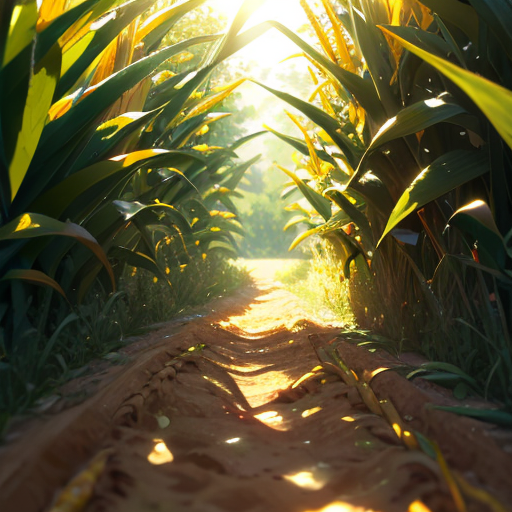
#> input picture _parked/video/bg_cornfield.png, 512 x 512 px
$ python -i traj.py   (imports and definitions only)
#> lines starting #> are read from the running program, lines starting #| are printed output that depends on the picture
### core/quality.py
#!/usr/bin/env python
# -*- coding: utf-8 -*-
"""动作连贯性体检（不依赖 GPU）

一条视频算三组指标：
  1) 运动量   diff_mean        —— 相邻帧平均差（0-255）。<1 基本是静止图
  2) 流畅度   diff_cv / max_jerk —— 差分波动系数 / 突变尖峰。尖峰=跳帧/闪切
  3) 稳定度   duplicate / color_drift / flicker —— 重复帧、色彩漂移、整体闪烁

verdict: COHERENT / NEEDS_WORK
"""
import json
import os
import shutil
import subprocess
import tempfile

import numpy as np
from PIL import Image

_FF_CANDIDATES = [
    os.environ.get("FFMPEG", ""),
    r"E:/LosslessCut/resources/ffmpeg.exe",
    r"C:/ffmpeg/bin/ffmpeg.exe",
]
_PB_CANDIDATES = [
    os.environ.get("FFPROBE", ""),
    r"E:/LosslessCut/resources/ffprobe.exe",
    r"C:/ffmpeg/bin/ffprobe.exe",
]


def _tool(cands, name):
#> called with name = 'ffmpeg'
    for c in cands:
        if c and os.path.isfile(c):
            return c
    found = shutil.which(name)
    if found:
        return found
    raise FileNotFoundError(f"找不到 {name}，请把 FFMPEG/FFPROBE 环境变量指到可执行文件")


FFMPEG = _tool(_FF_CANDIDATES, "ffmpeg")
FFPROBE = _tool(_PB_CANDIDATES, "ffprobe")


# [111 lines left out: functions probe, decode, coherence, not called in this run]


# [5 lines that do not run on import are left out]

### core/traj.py
#!/usr/bin/env python
# -*- coding: utf-8 -*-
"""轨迹驱动（`core/traj.py`）—— 把现成片子里的运动抽成事件，用它们驱动立绘木偶。

两段式，各管一件事：

    extract()  现成视频/GIF/帧序列 ──► traj.json
               每帧：主体质心 / 面积 / 主轴角 / 在画面左还是右 / 速度
               事件：面积局部峰（一次"出手"就是一个事件），带强度

    apply()    traj.json + 一张立绘 ──► 木偶成片
               事件通过冲量曲线转成形变参数（抬臂 / 倾斜 / 挤压 / 前倾），
               可选叠冲击线与递减抖动；出片后自动跑 quality.coherence

提取两种口径：
    motion（默认，通用）  帧差前景 vs 时间中位帧 → 最大团块。任何主体都能用（拳/走/跳/挥手）。
    skin（肤色 prior）    复刻“蓝色大肥鱼”那支的做法：肤色出现率 >40% 的像素算静态肤色（脸/手背），
                          只在少数帧才变肤色的团块才是挥动的手。

依赖：numpy + PIL（apply 全流程）；extract 只多要 ffmpeg（复用 core.quality.FFMPEG 的探测）。
命令行：
    python -m core.traj extract <视频|帧目录> --out traj.json [--fps 10] [--start 0] [--dur 5] [--mode motion|skin]
    python -m core.traj apply --sprite hero.png --traj traj.json --out out.mp4
"""
import argparse
import json
import math
import os
import subprocess
import tempfile

import numpy as np
from PIL import Image, ImageDraw, ImageFilter

from . import quality

# ------------------------------------------------------------------ 小工具


# [7 lines left out: function _rgb, not called in this run]


def load_frames(src, fps=10.0, start=0.0, dur=None):
    """视频 → 帧列表；也可以直接给一帧目录（png/jpg，按文件名排序）。"""
    if os.path.isdir(src):
        names = sorted(n for n in os.listdir(src) if n.lower().endswith((".png", ".jpg", ".jpeg")))
        if not names:
            raise SystemExit(f"{src} 里没有帧图")
        frames = [_rgb(os.path.join(src, n)) for n in names]
        # 目录里常混着调试图/接触表：只保留出现最多的那个尺寸（帧序列），其余当噪声丢掉
        sizes = {}
        for f in frames:
            sizes[f.shape] = sizes.get(f.shape, 0) + 1
        keep = max(sizes, key=sizes.get)
        if len(sizes) > 1:
            print(f"[traj] 混入 {len(frames) - sizes[keep]} 张非帧图（尺寸不一），已跳过")
        return [f for f in frames if f.shape == keep], float(fps)

    tmp = tempfile.mkdtemp(prefix="nftraj_")
    cmd = [quality.FFMPEG, "-v", "error", "-y"]
    if start:
        cmd += ["-ss", str(start)]
    if dur:
        cmd += ["-t", str(dur)]
    cmd += ["-i", src, "-vf", f"fps={fps}", os.path.join(tmp, "s_%05d.png")]
    subprocess.run(cmd, check=True)
    names = sorted(n for n in os.listdir(tmp) if n.endswith(".png"))
    if not names:
        raise SystemExit(f"抽不到帧：{src}")
    return [_rgb(os.path.join(tmp, n)) for n in names], float(fps)


# [13 lines left out: function _hsv, not called in this run]


def skin_mask(rgb):
    h, s, v = _hsv(rgb)
    return ((h > 3) & (h < 34) & (s > 25) & (s < 155) & (v > 135))


# [69 lines left out: functions motion_mask, _dilate, _open, _close, _blobs, not called in this run]


# ------------------------------------------------------------------ extract


def extract(src, out=None, fps=10.0, start=0.0, dur=None, mode="motion", min_area_pct=0.3):
    """抽轨迹 → dict（并（可选）落盘为 json）。"""
    frames, fps = load_frames(src, fps=fps, start=start, dur=dur)
    n = len(frames)
    H, W = frames[0].shape[:2]
    min_area = max(120, int(W * H * min_area_pct / 100.0))

    if mode == "skin":
        masks = [skin_mask(f) for f in frames]
        freq = np.mean(np.stack(masks, 0), axis=0)
        static = _dilate(freq > 0.40, 7)
        moved = [m & ~static for m in masks]     # 只在少数帧才肤色的 = 挥动的手
        moved = [_close(_open(m, 3), 9) for m in moved]
    elif mode == "motion":
        moved = [np.logical_and(m, np.ones_like(m)) for m in motion_mask(frames)]
        moved = [_dilate(m, 5) for m in moved]
    else:
        raise SystemExit(f"未知 mode：{mode}（可选 motion / skin）")

    recs = []
    for i, m in enumerate(moved):
        blobs = _blobs(m, min_area)
        rec = {"i": i, "t": round(i / fps, 3), "detected": bool(blobs)}
        if blobs:
            area, cx, cy, bbox, ang = blobs[0]
            rec.update({"area_pct": round(100.0 * area / (W * H), 2),
                        "centroid": [round(cx / W, 4), round(cy / H, 4)],
                        "bbox": list(bbox), "angle_deg": round(ang, 1),
                        "side": "R" if cx > W / 2 else "L"})
        else:
            rec.update({"area_pct": 0.0, "centroid": None, "bbox": None,
                        "angle_deg": None, "side": None})
        recs.append(rec)

    for i, r in enumerate(recs):
        prev = recs[i - 1]["centroid"] if i else None
        if r["centroid"] and prev:
            d = np.array(r["centroid"]) - np.array(prev)
            r["dxy"] = [round(float(d[0]), 4), round(float(d[1]), 4)]
            r["speed"] = round(float(np.linalg.norm(d)) * fps, 3)   # 画面宽/秒
        else:
            r["dxy"] = [0.0, 0.0]
            r["speed"] = 0.0

    # 事件 = 面积曲线的局部峰（一次出手/一次挥手）
    area = np.array([r["area_pct"] for r in recs])
    pos = area[area > 0]
    thresh = float(np.percentile(pos, 60)) if pos.size else 0.0
    peak = max(1e-6, float(area.max()) if area.size else 1.0)
    events = []
    for i in range(1, n - 1):
        if area[i] >= area[i - 1] and area[i] >= area[i + 1] and area[i] > thresh:
            events.append({"i": i, "t": recs[i]["t"], "area_pct": recs[i]["area_pct"],
                           "strength": round(float(area[i] / peak), 3),
                           "centroid": recs[i]["centroid"], "side": recs[i]["side"],
                           "angle_deg": recs[i]["angle_deg"]})

    det = [r for r in recs if r["detected"]]
    res = {
        "summary": {
            "src": os.path.abspath(src), "mode": mode, "n": n, "size": [W, H], "fps": round(fps, 3),
            "src_dur": round(n / fps, 3),
            "detect_rate": round(100.0 * len(det) / max(1, n), 1),
            "mean_area_pct": round(float(area.mean()), 2),
            "side_counts": {"L": sum(1 for r in det if r["side"] == "L"),
                            "R": sum(1 for r in det if r["side"] == "R")},
            "max_speed": round(max((r["speed"] for r in recs), default=0.0), 2),
            "events": len(events),
        },
        "frames": recs,
        "events": events,
    }
    if out:
        os.makedirs(os.path.dirname(os.path.abspath(out)) or ".", exist_ok=True)
        with open(out, "w", encoding="utf-8") as f:
            json.dump(res, f, ensure_ascii=False, indent=1)
    return res


# ------------------------------------------------------------------ apply


# [201 lines left out: functions _impulse, make_params, _draw_impact, _shake, apply, _impact_pass and 1 more, not called in this run]


# [2 lines not run here, left out]

>>> import cv2
>>> picture = cv2.imread('../_parked/video/bg_cornfield.png', cv2.IMREAD_GRAYSCALE)
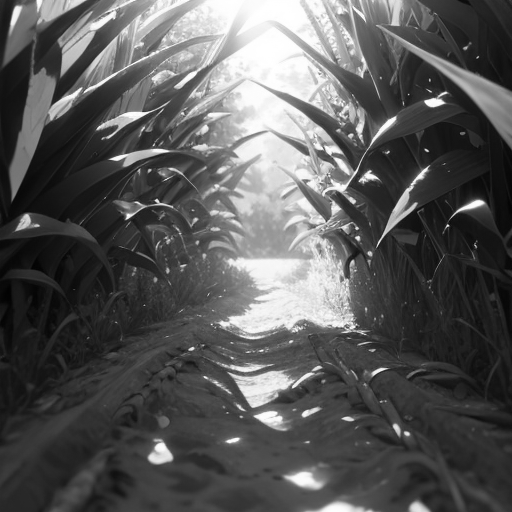
#> picture: shape (512, 512); min 2, max 255, mean 88.2
>>> result = extract(picture)
#> (the run stopped early here; a loop or call above may not have finished)
